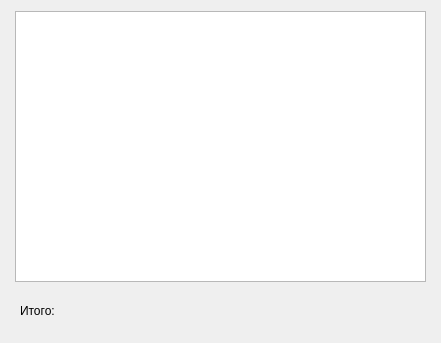
<?xml version="1.0" encoding="UTF-8"?>
<ui version="4.0">
 <class>Form</class>
 <widget class="QWidget" name="Form">
  <property name="geometry">
   <rect>
    <x>0</x>
    <y>0</y>
    <width>441</width>
    <height>343</height>
   </rect>
  </property>
  <property name="windowTitle">
   <string>Form</string>
  </property>
  <widget class="QLabel" name="label">
   <property name="geometry">
    <rect>
     <x>20</x>
     <y>300</y>
     <width>101</width>
     <height>21</height>
    </rect>
   </property>
   <property name="text">
    <string>Итого:</string>
   </property>
  </widget>
  <widget class="QTableWidget" name="tableWidget">
   <property name="geometry">
    <rect>
     <x>15</x>
     <y>11</y>
     <width>411</width>
     <height>271</height>
    </rect>
   </property>
  </widget>
 </widget>
 <resources/>
 <connections/>
</ui>
